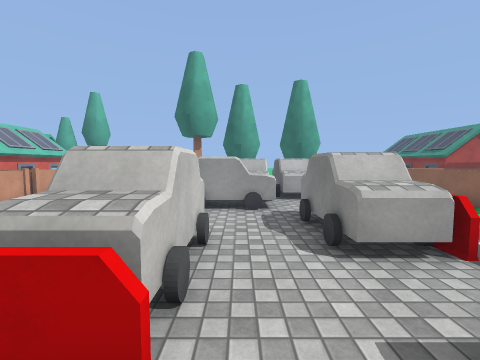
view 1 (above)

24 first-person views from a walk through a Unity game level. The camera is 1.5 m above the floor, tilts 4° down and sees 90° across. The floor is counted in squares, 1 m on a side. Each view is taken from the middle of a square. On the plan, view 1 faces up. The plan holds only what a view shows up to about 13 squares ahead; the rest is blank. The place goes on beyond the plan. Some surface patterns are stand-ins.

view 2
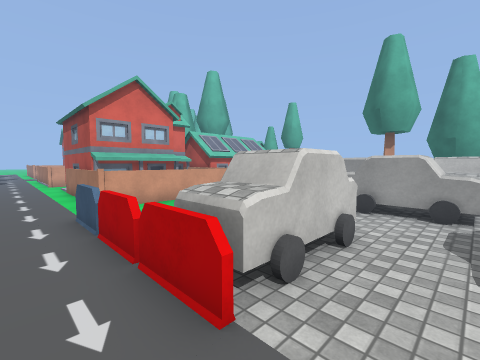

view 3
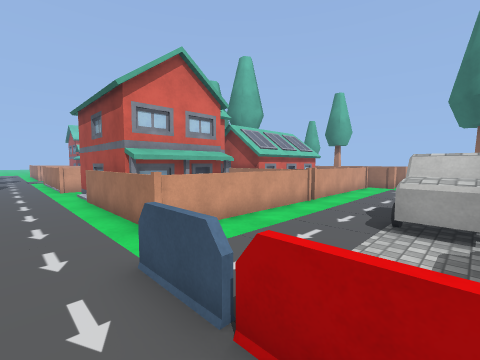

view 4
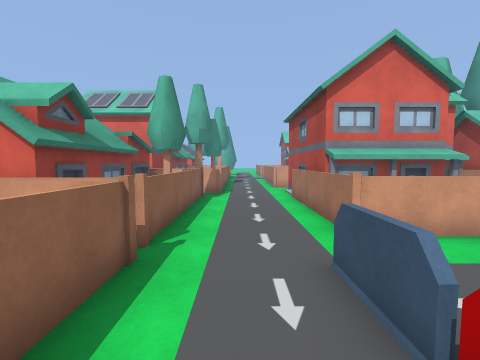

view 5
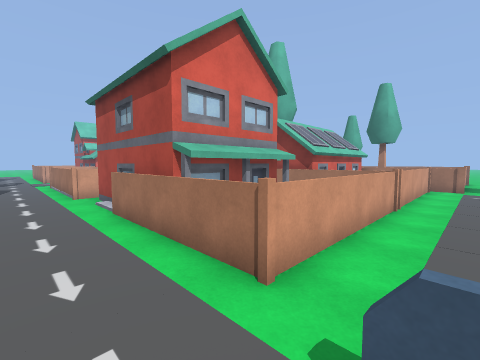

view 6
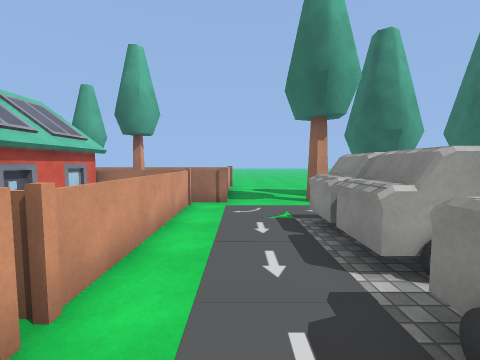

view 7
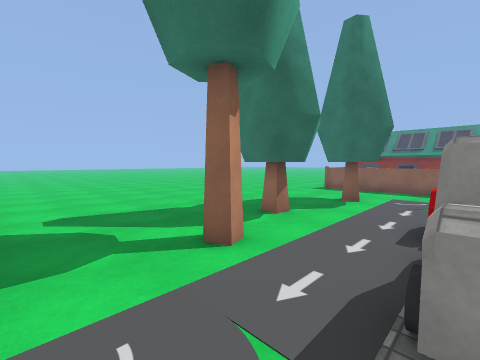

view 8
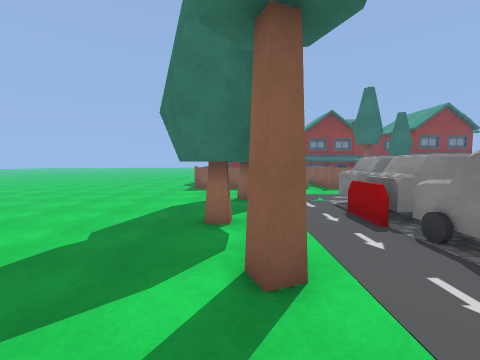

view 9
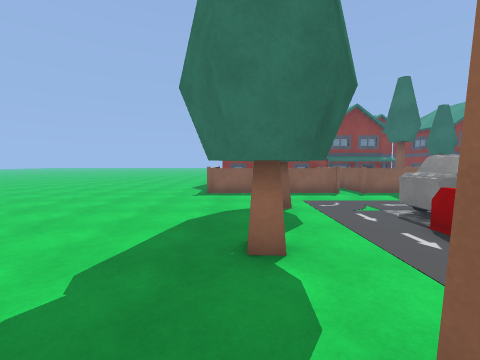

view 10
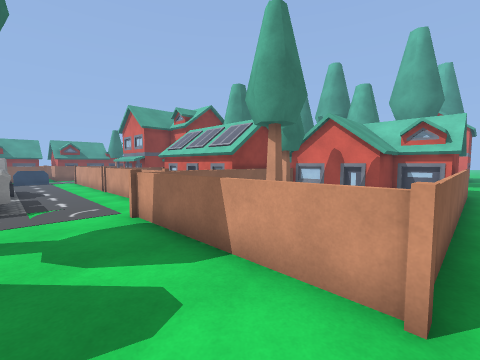

view 11
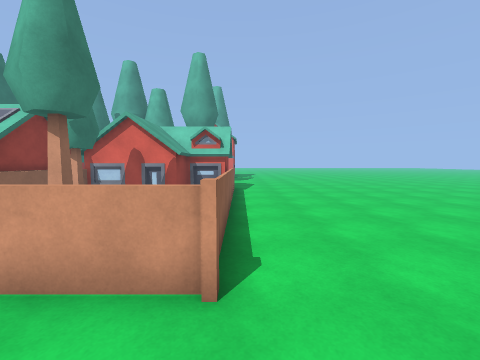

view 12
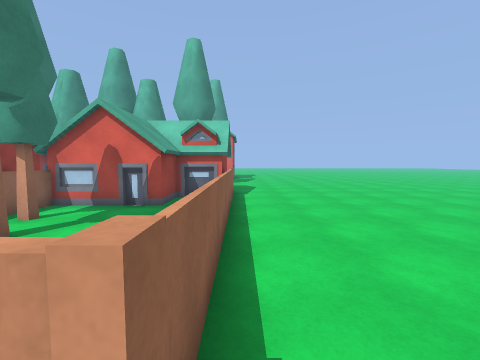

view 13
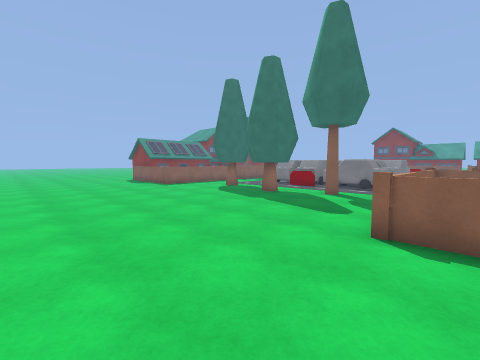

view 14
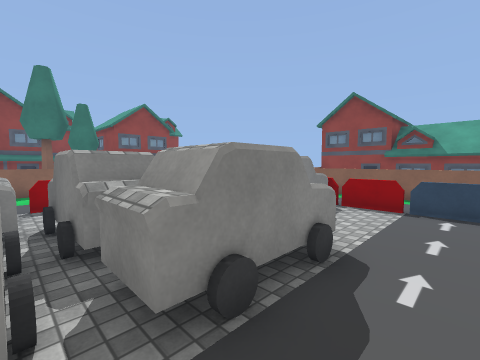

view 15
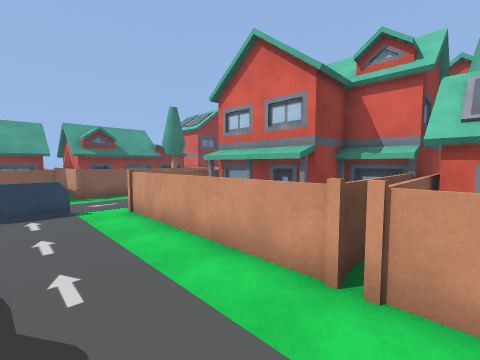

view 16
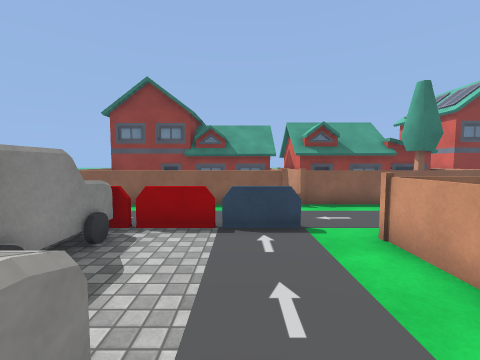

view 17
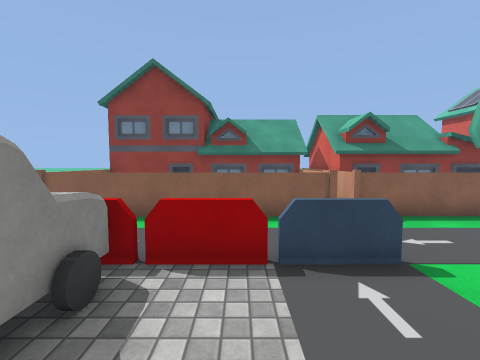

view 18
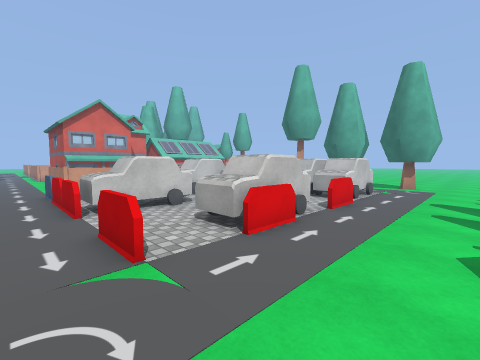

view 19
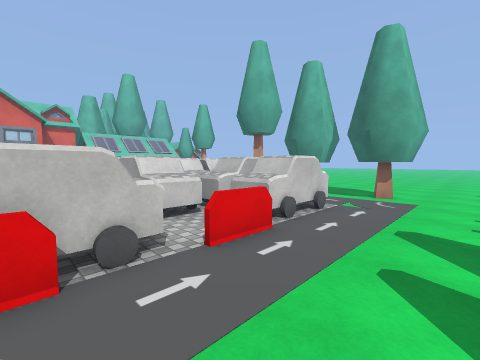

view 20
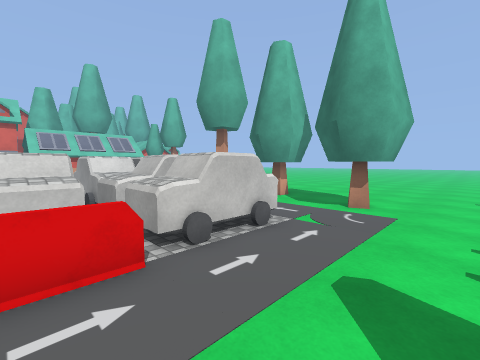

view 21
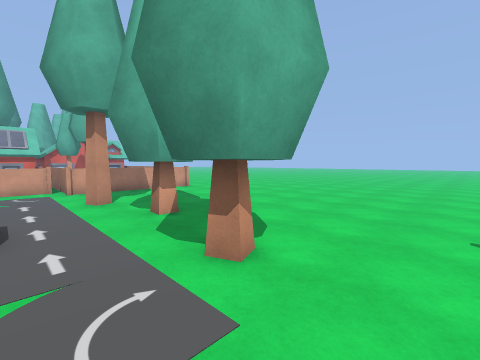

view 22
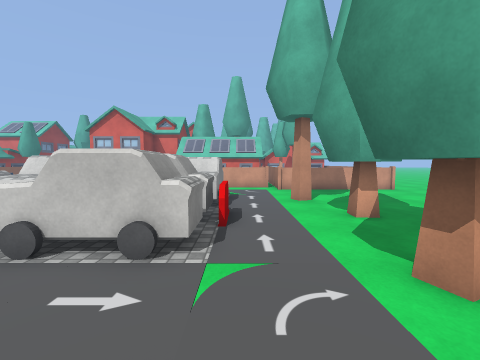

view 23
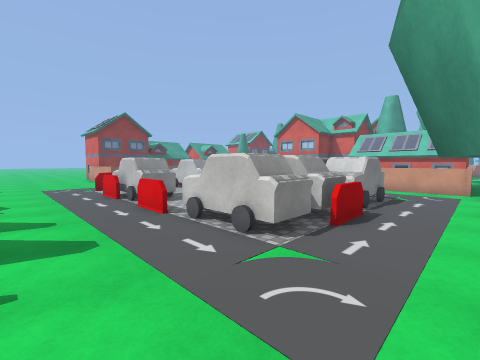

view 24
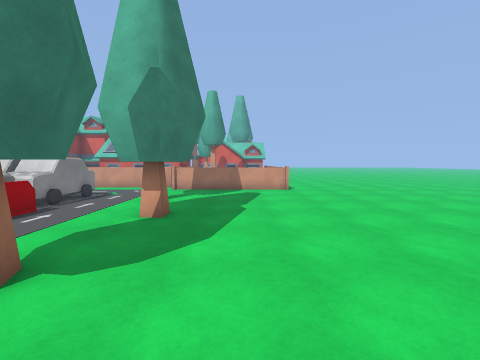

### Floor plan
Key: @ floor where view 1 was taken; # wall or solid block; . floor; = window, fence, low wall or low ledge; H house; C car; T tree; O other object.
Columns run from 18 left of view 1 to 7 right of it. Each row starts with its distance up from view 1.
 28 ........... ..............
 27 ..........................
 26 ..........................
 25 ..........................
 24 ..........................
 23 ============..............
 22 ##H        =..............
 21  #H        =..............
 20   HHH.     =..............
 19    #H...   =..............
 18    #H..TT  =.....T##..T...
 17    #H.T    =...T.TT#.#T#..
 16    H######O=...T.....T##..
 15    H###H  O...............
 14        H  O.......==......
 13        H  O...CCCCCCCC....
 12        H  O...CCCCCCCC....
 11        H  O...CCCCCCCC....
 10     ###H  O...CCCCCCCC....
  9  ####HHOOOO...CCCCCC.#=...
  8      HH   O...CCCCCC.#=...
  7      ###H O...CC....CC....
  6        #H O...CC....CC....
  5        #H O.....CC..CCO...
  4        #H O.....CC..CCO...
  3 O#######H O... .CC........
  2 O....OOOOOO... .CC........
  1 ............OO====..==....
  0 ..................@.......
 -1    #..............      ..
 -2    #OOOOOOOO=========
 -3    #O.T    O       =
 -4 HHH#HH#HH##O       =
 -5   ##      #OHHHH####
 -6    #      #H
 -7           #H
 -8           H

Where each view was taken, in squares from view 1:
view 1: 0 up, 0 right, facing up
view 2: 0 up, 1 right, facing up-left
view 3: 0 up, 3 left, facing up-left
view 4: 0 up, 3 left, facing left
view 5: 0 up, 6 left, facing up-left
view 6: 7 up, 6 left, facing up
view 7: 13 up, 6 left, facing up-right
view 8: 17 up, 6 left, facing right
view 9: 18 up, 4 left, facing right
view 10: 23 up, 4 left, facing down-left
view 11: 23 up, 4 left, facing left
view 12: 23 up, 6 left, facing left
view 13: 28 up, 8 left, facing down-right
view 14: 10 up, 6 left, facing down-right
view 15: 10 up, 5 left, facing down-left
view 16: 7 up, 5 left, facing down
view 17: 5 up, 4 left, facing down
view 18: 0 up, 7 right, facing up-left
view 19: 5 up, 7 right, facing up-left
view 20: 8 up, 7 right, facing up-left
view 21: 14 up, 7 right, facing up-left
view 22: 14 up, 7 right, facing left
view 23: 16 up, 7 right, facing down-left
view 24: 20 up, 7 right, facing left
